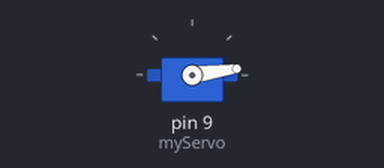
The sketch below on a simulated Arduino Uno, built with avr-gcc and run on an emulated ATmega328P. Shown: servo. What the sketch prints to the serial monitor is not drawn.

Above: at 0.05 s.
At 0.45 s:
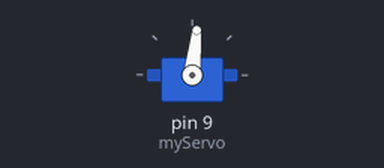
At 0.9 s:
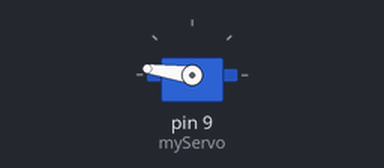
At 1.8 s:
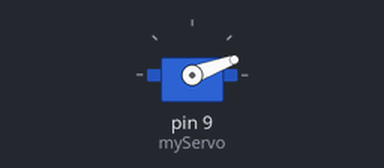
Timing chart, 0 to 4.4 s (numbered marks = the images above):
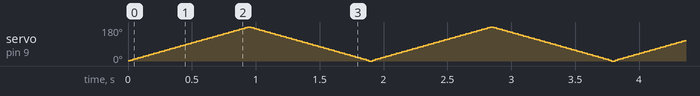

The sketch:

ServoTest.ino
```cpp
#include <Servo.h>

Servo myServo;  // 创建舵机对象
int i = 0;
int value = 1;
void setup() {
  Serial.begin(9600);
  myServo.attach(9);  // 将舵机控制线连接到D9
}

void loop() {
  Serial.println(i);
  i += value;
  if(i < 0){
    value = 1;
  }
  if(i > 180)
  {
    value = -1;
  }
  myServo.write(i);  // 将舵机转到90度
  delay(5);
  // delay(100);
  // myServo.write(0);   // 将舵机转到0度
  // delay(1000);
}
```
